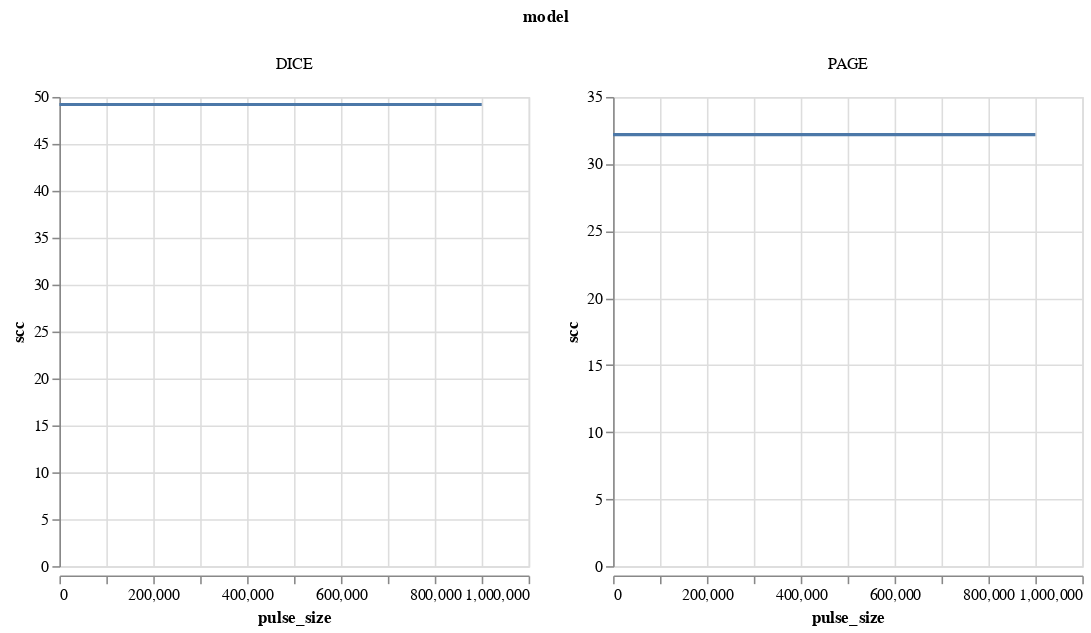

The code cell stored with this chart in its notebook:
### Code cell
df_output = DataFrame(model=String[], pulse_size=Float64[], scc=Float64[])

m_fund = MimiFUND.get_model();
m_dice = MimiDICE2010.get_model();
m_page = MimiPAGE2009.get_model();

for pulse_size in 1:100_000:1_000_000
#     scc_fund = MimiFUND.compute_scc(m_fund, year=2020, prtp=0.03, eta=0., pulse_size=pulse_size)
#     push!(df_output, ("FUND", pulse_size, scc_fund))
    
    scc_dice = MimiDICE2010.compute_scc(m_dice, year=2025, prtp=0.03, eta=0.)
    push!(df_output, ("DICE", pulse_size, scc_dice))
    
    scc_page = MimiPAGE2009.compute_scc(m_page, year=2020, prtp=0.03, eta=0.)
    push!(df_output, ("PAGE", pulse_size, scc_page))
end

df_output |> @vlplot(:line, x=:pulse_size, y=:scc, column=:model, resolve={scale={y=:independent}})

### Figure 1 — Vega-Lite specification as saved in the notebook (floating-point values rounded to 4 significant figures)
{"data": {"values": [{"model": "DICE", "pulse_size": 1, "scc": 49.2}, {"model": "PAGE", "pulse_size": 1, "scc": 32.19}, {"model": "DICE", "pulse_size": 100001, "scc": 49.2}, {"model": "PAGE", "pulse_size": 100001, "scc": 32.19}, {"model": "DICE", "pulse_size": 200001, "scc": 49.2}, {"model": "PAGE", "pulse_size": 200001, "scc": 32.19}, {"model": "DICE", "pulse_size": 300001, "scc": 49.2}, {"model": "PAGE", "pulse_size": 300001, "scc": 32.19}, {"model": "DICE", "pulse_size": 400001, "scc": 49.2}, {"model": "PAGE", "pulse_size": 400001, "scc": 32.19}, {"model": "DICE", "pulse_size": 500001, "scc": 49.2}, {"model": "PAGE", "pulse_size": 500001, "scc": 32.19}, {"model": "DICE", "pulse_size": 600001, "scc": 49.2}, {"model": "PAGE", "pulse_size": 600001, "scc": 32.19}, {"model": "DICE", "pulse_size": 700001, "scc": 49.2}, {"model": "PAGE", "pulse_size": 700001, "scc": 32.19}, {"model": "DICE", "pulse_size": 800001, "scc": 49.2}, {"model": "PAGE", "pulse_size": 800001, "scc": 32.19}, {"model": "DICE", "pulse_size": 900001, "scc": 49.2}, {"model": "PAGE", "pulse_size": 900001, "scc": 32.19}]}, "encoding": {"column": {"field": "model", "type": "nominal"}, "x": {"field": "pulse_size", "type": "quantitative"}, "y": {"field": "scc", "type": "quantitative"}}, "mark": "line", "resolve": {"scale": {"y": "independent"}}}
